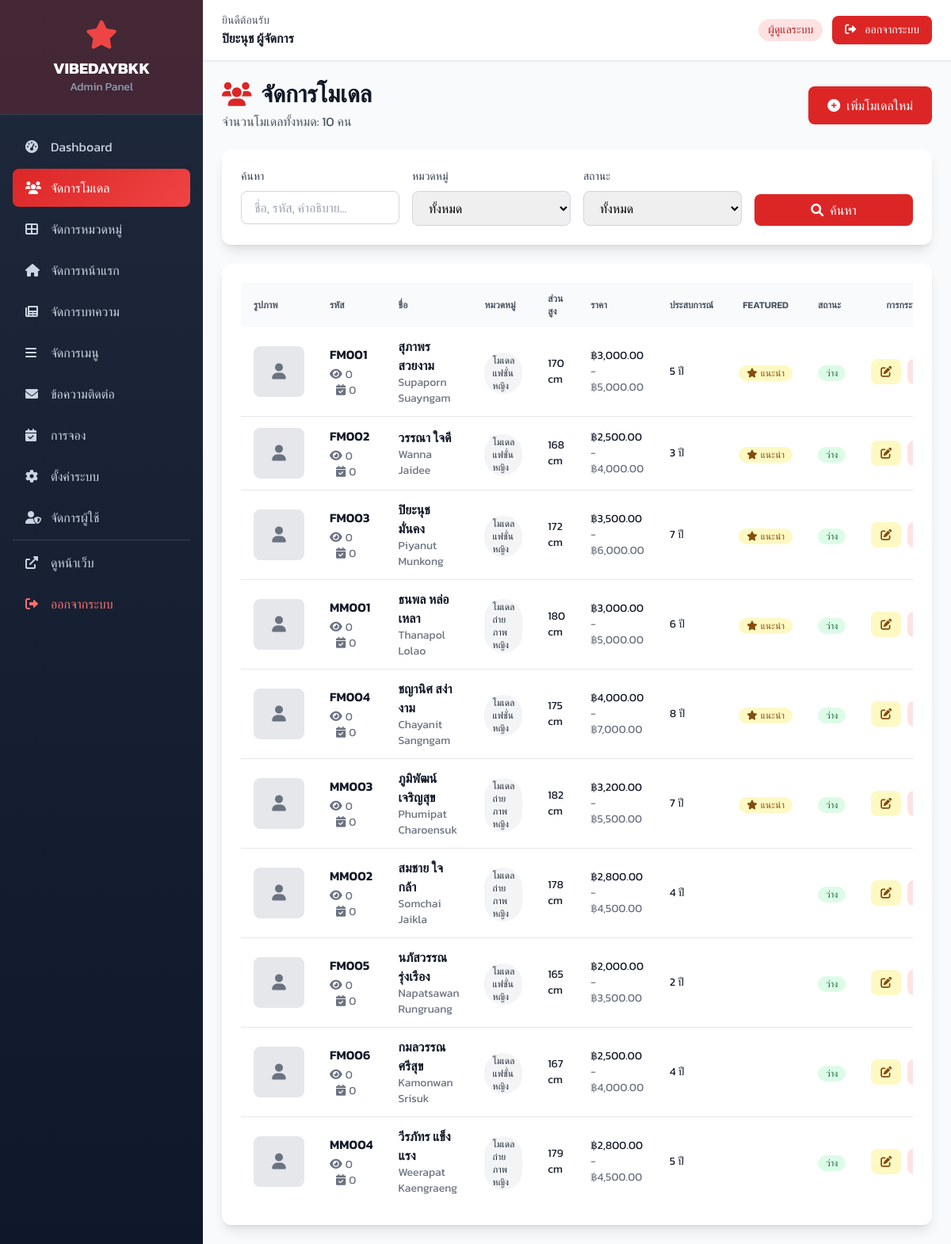
The app's page /admin/models/ (signed in) with its own data.
### tables this page shows
CREATE TABLE IF NOT EXISTS models (
    id INT AUTO_INCREMENT PRIMARY KEY,
    category_id INT NOT NULL,
    code VARCHAR(50) NOT NULL UNIQUE,
    name VARCHAR(100) NOT NULL,
    name_en VARCHAR(100),
    description TEXT,
    price_min DECIMAL(10,2),
    price_max DECIMAL(10,2),
    height INT COMMENT 'ส่วนสูงในหน่วย cm',
    weight INT COMMENT 'น้ำหนักในหน่วย kg',
    bust INT COMMENT 'รอบอก (สำหรับหญิง)',
    waist INT COMMENT 'รอบเอว',
    hips INT COMMENT 'รอบสะโพก',
    experience_years INT DEFAULT 0,
    age INT,
    skin_tone VARCHAR(50),
    hair_color VARCHAR(50),
    eye_color VARCHAR(50),
    languages TEXT COMMENT 'ภาษาที่พูดได้',
    skills TEXT COMMENT 'ความสามารถพิเศษ',
    featured TINYINT(1) DEFAULT 0,
    status ENUM('available', 'busy', 'inactive') DEFAULT 'available',
    view_count INT DEFAULT 0,
    booking_count INT DEFAULT 0,
    rating DECIMAL(3,2) DEFAULT 0.00,
    sort_order INT DEFAULT 0,
    created_at TIMESTAMP DEFAULT CURRENT_TIMESTAMP,
    updated_at TIMESTAMP DEFAULT CURRENT_TIMESTAMP ON UPDATE CURRENT_TIMESTAMP,
    FOREIGN KEY (category_id) REFERENCES categories(id) ON DELETE CASCADE
);

CREATE TABLE IF NOT EXISTS categories (
    id INT AUTO_INCREMENT PRIMARY KEY,
    code VARCHAR(50) NOT NULL UNIQUE,
    name VARCHAR(100) NOT NULL,
    name_en VARCHAR(100),
    description TEXT,
    icon VARCHAR(50),
    color VARCHAR(50),
    gender ENUM('female', 'male', 'all') DEFAULT 'all',
    price_min DECIMAL(10,2),
    price_max DECIMAL(10,2),
    sort_order INT DEFAULT 0,
    status ENUM('active', 'inactive') DEFAULT 'active',
    created_at TIMESTAMP DEFAULT CURRENT_TIMESTAMP,
    updated_at TIMESTAMP DEFAULT CURRENT_TIMESTAMP ON UPDATE CURRENT_TIMESTAMP
);

### includes/functions.php (called while the page is built, shortened)
<?php
function db_query($conn, $sql) {
    $result = $conn->query($sql);
    return $result;
}
function db_get_row($conn, $sql) {
    $result = db_query($conn, $sql);
    return null;
}
function format_price($price) {
    return '฿' . number_format($price, 2);
}
function get_primary_image($conn, $modelId) {
    $modelId = (int)$modelId;
    $sql = "SELECT * FROM model_images WHERE model_id = {$modelId} AND is_primary = 1 LIMIT 1";
    $image = db_get_row($conn, $sql);
    if (!$image) {
        $sql = "SELECT * FROM model_images WHERE model_id = {$modelId} ORDER BY sort_order ASC LIMIT 1";
        $image = db_get_row($conn, $sql);
    }
    return $image;
}
?>

### admin/models/index.php (the view, shortened to what this page needs)
<?php
require_once '../../includes/config.php';
$search = $_GET['search'] ?? '';
$page = isset($_GET['page']) ? (int)$_GET['page'] : 1;
$per_page = ADMIN_ITEMS_PER_PAGE;
$offset = ($page - 1) * $per_page;
$where = [];
$params = [];
$where_sql = !empty($where) ? 'WHERE ' . implode(' AND ', $where) : '';
$count_sql = "SELECT COUNT(*) as total FROM models m {$where_sql}";
$stmt = $pdo->prepare($count_sql);
$stmt->execute($params);
$total_models = $stmt->fetch()['total'];
$sql = "SELECT m.*, c.name as category_name, c.code as category_code,
        (SELECT COUNT(*) FROM model_images WHERE model_id = m.id) as image_count
        FROM models m
        LEFT JOIN categories c ON m.category_id = c.id
        {$where_sql}
        ORDER BY m.featured DESC, m.sort_order ASC, m.created_at DESC
        LIMIT ? OFFSET ?";
$params[] = $per_page;
$params[] = $offset;
$stmt = $pdo->prepare($sql);
$stmt->execute($params);
$models = $stmt->fetchAll();
include '../includes/header.php';
?>
<div class="flex flex-col sm:flex-row sm:items-center sm:justify-between mb-6">
    <div>
        <h2 class="text-3xl font-bold text-gray-900 flex items-center">
            <i class="fas fa-users mr-3 text-red-600"></i>จัดการโมเดล
        </h2>
        <p class="text-gray-600 mt-1">จำนวนโมเดลทั้งหมด: <?php echo $total_models; ?> คน</p>
    </div>
    <div class="mt-4 sm:mt-0">
        <a href="add.php" class="inline-flex items-center px-6 py-3 bg-red-600 hover:bg-red-700 text-white rounded-lg transition-colors duration-200 font-medium">
            <i class="fas fa-plus-circle mr-2"></i>เพิ่มโมเดลใหม่
        </a>
    </div>
</div>
<div class="bg-white rounded-xl shadow-lg p-6 mb-6">
    <form method="GET" action="" class="grid grid-cols-1 sm:grid-cols-2 lg:grid-cols-4 gap-4">
        <div>
            <label class="block text-sm font-medium text-gray-700 mb-2">ค้นหา</label>
            <input type="text"
                   class="w-full px-4 py-2 border border-gray-300 rounded-lg focus:ring-2 focus:ring-red-500 focus:border-red-500 transition-all duration-200"
                   name="search"
                   placeholder="ชื่อ, รหัส, คำอธิบาย..."
                   value="<?php echo htmlspecialchars($search); ?>">
        </div>
        <div>
            <label class="block text-sm font-medium text-gray-700 mb-2">หมวดหมู่</label>
            <select class="w-full px-4 py-2 border border-gray-300 rounded-lg focus:ring-2 focus:ring-red-500 focus:border-red-500 transition-all duration-200" name="category">
                <option value="">ทั้งหมด</option>
            </select>
        </div>
        <div>
            <label class="block text-sm font-medium text-gray-700 mb-2">สถานะ</label>
            <select class="w-full px-4 py-2 border border-gray-300 rounded-lg focus:ring-2 focus:ring-red-500 focus:border-red-500 transition-all duration-200" name="status">
                <option value="">ทั้งหมด</option>
            </select>
        </div>
        <div class="flex items-end">
            <button type="submit" class="w-full bg-red-600 hover:bg-red-700 text-white px-4 py-2 rounded-lg transition-colors duration-200 font-medium">
                <i class="fas fa-search mr-2"></i>ค้นหา
            </button>
        </div>
    </form>
</div>
<div class="bg-white rounded-xl shadow-lg overflow-hidden">
    <div class="p-6">
        <?php if (empty($models)): ?>
            <div class="text-center py-12">
                <i class="fas fa-user-slash text-6xl text-gray-400 mb-4"></i>
                <h5 class="text-gray-600 text-xl font-medium mb-4">ไม่พบข้อมูลโมเดล</h5>
                <a href="add.php" class="inline-flex items-center px-6 py-3 bg-red-600 hover:bg-red-700 text-white rounded-lg transition-colors duration-200 font-medium">
                    <i class="fas fa-plus-circle mr-2"></i>เพิ่มโมเดลใหม่
                </a>
            </div>
        <?php else: ?>
            <div class="overflow-x-auto">
                <table class="w-full" id="modelsTable">
                    <thead class="bg-gray-50">
                        <tr>
                            <th class="px-4 py-3 text-left text-xs font-semibold text-gray-600 uppercase">รูปภาพ</th>
                            <th class="px-4 py-3 text-left text-xs font-semibold text-gray-600 uppercase">รหัส</th>
                            <th class="px-4 py-3 text-left text-xs font-semibold text-gray-600 uppercase">ชื่อ</th>
                            <th class="px-4 py-3 text-left text-xs font-semibold text-gray-600 uppercase">หมวดหมู่</th>
                            <th class="px-4 py-3 text-left text-xs font-semibold text-gray-600 uppercase">ส่วนสูง</th>
                            <th class="px-4 py-3 text-left text-xs font-semibold text-gray-600 uppercase">ราคา</th>
                            <th class="px-4 py-3 text-left text-xs font-semibold text-gray-600 uppercase">ประสบการณ์</th>
                            <th class="px-4 py-3 text-center text-xs font-semibold text-gray-600 uppercase">Featured</th>
                            <th class="px-4 py-3 text-left text-xs font-semibold text-gray-600 uppercase">สถานะ</th>
                            <th class="px-4 py-3 text-center text-xs font-semibold text-gray-600 uppercase">การกระทำ</th>
                        </tr>
                    </thead>
                    <tbody class="divide-y divide-gray-200">
                        <?php foreach ($models as $model): ?>
                        <tr class="hover:bg-gray-50">
                            <td class="px-4 py-3">
                                <?php
                                $primary_img = get_primary_image($conn, $model['id']);
                                if ($primary_img):
                                ?>
                                    <img src="<?php echo UPLOADS_URL . '/' . $primary_img['image_path']; ?>"
                                         class="w-16 h-16 object-cover rounded-lg border border-gray-200">
                                <?php else: ?>
                                    <div class="w-16 h-16 bg-gray-200 text-gray-500 flex items-center justify-center rounded-lg border border-gray-200">
                                        <i class="fas fa-user text-xl"></i>
                                    </div>
                                <?php endif; ?>
                            </td>
                            <td class="px-4 py-3">
                                <div class="font-semibold text-gray-900"><?php echo $model['code']; ?></div>
                                <div class="text-sm text-gray-500 mt-1">
                                    <i class="fas fa-eye mr-1"></i><?php echo $model['view_count']; ?>
                                    <i class="fas fa-calendar-check ml-2 mr-1"></i><?php echo $model['booking_count']; ?>
                                </div>
                            </td>
                            <td class="px-4 py-3">
                                <div class="font-semibold text-gray-900"><?php echo $model['name']; ?></div>
                                <?php if ($model['name_en']): ?>
                                    <div class="text-sm text-gray-500"><?php echo $model['name_en']; ?></div>
                                <?php endif; ?>
                            </td>
                            <td class="px-4 py-3">
                                <span class="inline-flex items-center px-2.5 py-0.5 rounded-full text-xs font-medium bg-gray-100 text-gray-800">
                                    <?php echo $model['category_name']; ?>
                                </span>
                            </td>
                            <td class="px-4 py-3 text-sm text-gray-900"><?php echo $model['height'] ? $model['height'] . ' cm' : '-'; ?></td>
                            <td class="px-4 py-3 text-sm text-gray-900">
                                <?php if ($model['price_min'] && $model['price_max']): ?>
                                    <div><?php echo format_price($model['price_min']); ?></div>
                                    <div class="text-gray-500">- <?php echo format_price($model['price_max']); ?></div>
                                <?php else: ?>
                                    -
                                <?php endif; ?>
                            </td>
                            <td class="px-4 py-3 text-sm text-gray-900"><?php echo $model['experience_years'] ? $model['experience_years'] . ' ปี' : '-'; ?></td>
                            <td class="px-4 py-3 text-center">
                                <?php if ($model['featured']): ?>
                                    <span class="inline-flex items-center px-2.5 py-0.5 rounded-full text-xs font-medium bg-yellow-100 text-yellow-800">
                                        <i class="fas fa-star mr-1"></i> แนะนำ
                                    </span>
                                <?php endif; ?>
                            </td>
                            <td class="px-4 py-3">
                                <?php
                                $status_classes = [
                                    'available' => 'bg-green-100 text-green-800',
                                    'busy' => 'bg-yellow-100 text-yellow-800',
                                    'inactive' => 'bg-gray-100 text-gray-800'
                                ];
                                $status_texts = [
                                    'available' => 'ว่าง',
                                    'busy' => 'ไม่ว่าง',
                                    'inactive' => 'ไม่ใช้งาน'
                                ];
                                $status_class = $status_classes[$model['status']] ?? 'bg-gray-100 text-gray-800';
                                $status_text = $status_texts[$model['status']] ?? $model['status'];
                                ?>
                                <span class="inline-flex items-center px-2.5 py-0.5 rounded-full text-xs font-medium <?php echo $status_class; ?>">
                                    <?php echo $status_text; ?>
                                </span>
                            </td>
                            <td class="px-4 py-3 text-center">
                                <div class="flex items-center justify-center space-x-2">
                                    <a href="edit.php?id=<?php echo $model['id']; ?>"
                                       class="inline-flex items-center px-3 py-1.5 bg-yellow-100 hover:bg-yellow-200 text-yellow-800 rounded-lg transition-colors duration-200"
                                       title="แก้ไข">
                                        <i class="fas fa-edit text-sm"></i>
                                    </a>
                                    <a href="delete.php?id=<?php echo $model['id']; ?>"
                                       class="inline-flex items-center px-3 py-1.5 bg-red-100 hover:bg-red-200 text-red-800 rounded-lg transition-colors duration-200 btn-delete"
                                       title="ลบ">
                                    </a>
                                </div>
                            </td>
                        </tr>
                        <?php endforeach; ?>
                    </tbody>
                </table>
            </div>
        <?php endif; ?>
    </div>
</div>
<?php
include '../includes/footer.php';
?>

### admin/includes/header.php (style rules this page uses)
body { font-family: 'Kanit', sans-serif; }

### records on screen
models: code "FM001", view_count "0", booking_count "0", name "สุภาพร สวยงาม", name_en "Supaporn Suayngam", category.name "โมเดลแฟชั่นหญิง", height "170", price_min "฿3,000.00", price_max "฿5,000.00", experience_years "5", featured 1 (drawn), status "ว่าง"
models: code "FM002", view_count "0", booking_count "0", name "วรรณา ใจดี", name_en "Wanna Jaidee", category.name "โมเดลแฟชั่นหญิง", height "168", price_min "฿2,500.00", price_max "฿4,000.00", experience_years "3", featured 1 (drawn), status "ว่าง"
models: code "FM003", view_count "0", booking_count "0", name "ปิยะนุช มั่นคง", name_en "Piyanut Munkong", category.name "โมเดลแฟชั่นหญิง", height "172", price_min "฿3,500.00", price_max "฿6,000.00", experience_years "7", featured 1 (drawn), status "ว่าง"
models: code "MM001", view_count "0", booking_count "0", name "ธนพล หล่อเหลา", name_en "Thanapol Lolao", category.name "โมเดลถ่ายภาพหญิง", height "180", price_min "฿3,000.00", price_max "฿5,000.00", experience_years "6", featured 1 (drawn), status "ว่าง"
models: code "FM004", view_count "0", booking_count "0", name "ชญานิศ สง่างาม", name_en "Chayanit Sangngam", category.name "โมเดลแฟชั่นหญิง", height "175", price_min "฿4,000.00", price_max "฿7,000.00", experience_years "8", featured 1 (drawn), status "ว่าง"
models: code "MM003", view_count "0", booking_count "0", name "ภูมิพัฒน์ เจริญสุข", name_en "Phumipat Charoensuk", category.name "โมเดลถ่ายภาพหญิง", height "182", price_min "฿3,200.00", price_max "฿5,500.00", experience_years "7", featured 1 (drawn), status "ว่าง"
models: code "MM002", view_count "0", booking_count "0", name "สมชาย ใจกล้า", name_en "Somchai Jaikla", category.name "โมเดลถ่ายภาพหญิง", height "178", price_min "฿2,800.00", price_max "฿4,500.00", experience_years "4", status "ว่าง"
models: code "FM005", view_count "0", booking_count "0", name "นภัสวรรณ รุ่งเรือง", name_en "Napatsawan Rungruang", category.name "โมเดลแฟชั่นหญิง", height "165", price_min "฿2,000.00", price_max "฿3,500.00", experience_years "2", status "ว่าง"
models: code "FM006", view_count "0", booking_count "0", name "กมลวรรณ ศรีสุข", name_en "Kamonwan Srisuk", category.name "โมเดลแฟชั่นหญิง", height "167", price_min "฿2,500.00", price_max "฿4,000.00", experience_years "4", status "ว่าง"
models: code "MM004", view_count "0", booking_count "0", name "วีรภัทร แข็งแรง", name_en "Weerapat Kaengraeng", category.name "โมเดลถ่ายภาพหญิง", height "179", price_min "฿2,800.00", price_max "฿4,500.00", experience_years "5", status "ว่าง"

### other values on screen
$full_name "ปิยะนุช ผู้จัดการ"
$total_models "10"
